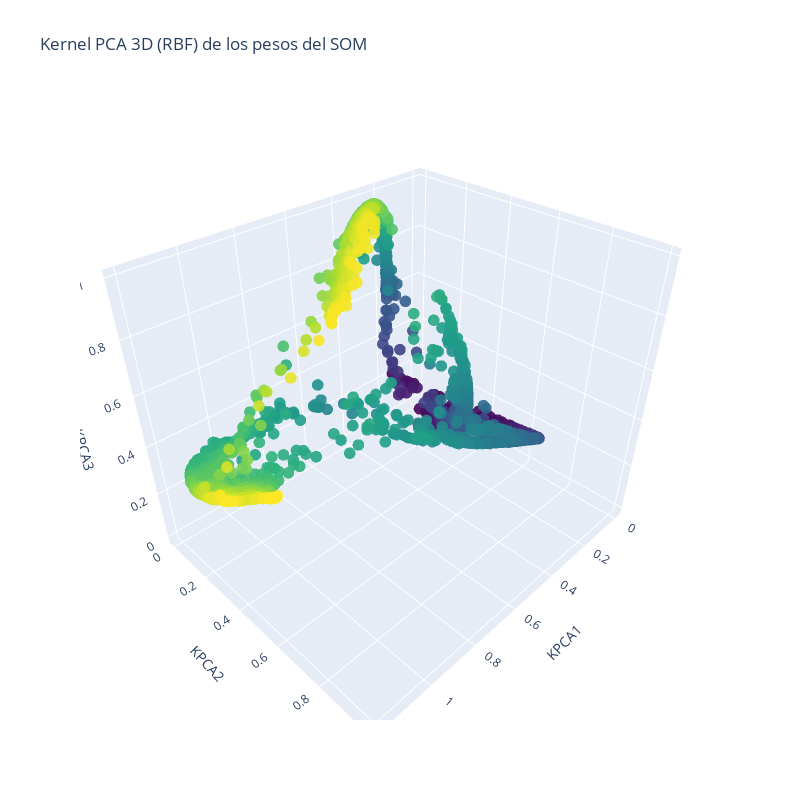

This figure's notebook cell:
### Code cell
from sklearn.decomposition import KernelPCA
import plotly.graph_objects as go

M, N = kohonen.matriz_neuronas.shape[0], kohonen.matriz_neuronas.shape[1]
D = kohonen.matriz_neuronas.shape[2]

# Aplanamos pesos
W = kohonen.matriz_neuronas.reshape(M*N, D)

# --- Kernel PCA NO LINEAL ---
kpca = KernelPCA(
    n_components=3,
    kernel='rbf',          # kernel gaussiano
    gamma=1.0 / D,         # valor típico que anda bien (puede ajustarse)
    fit_inverse_transform=False
)

W_3D = kpca.fit_transform(W)

# Shift para arrancar en 0
W_3D_shift = W_3D - W_3D.min(axis=0)

# Colores por índice
colors = np.linspace(0, 1, M*N)

fig = go.Figure()

fig.add_trace(go.Scatter3d(
    x=W_3D_shift[:,0],
    y=W_3D_shift[:,1],
    z=W_3D_shift[:,2],
    mode='markers',
    marker=dict(
        size=4,
        color=colors,
        colorscale='Viridis',
        opacity=0.9
    )
))

fig.update_layout(
    title="Kernel PCA 3D (RBF) de los pesos del SOM",
    scene=dict(
        xaxis_title='KPCA1',
        yaxis_title='KPCA2',
        zaxis_title='KPCA3'
    ),
    width=800,
    height=800
)

fig.show()

### Figure 1 — Plotly figure (JSON) as saved in the notebook; plotly's stock layout.template omitted (floating-point values rounded to 4 significant figures; data arrays with more than 128 entries replaced by an {"elided": "..."} marker saying what was removed)
{"data": [{"marker": {"color": {"elided": "1600 float values"}, "colorscale": [[0, "#440154"], [0.1111, "#482878"], [0.2222, "#3e4989"], [0.3333, "#31688e"], [0.4444, "#26828e"], [0.5556, "#1f9e89"], [0.6667, "#35b779"], [0.7778, "#6ece58"], [0.8889, "#b5de2b"], [1, "#fde725"]], "opacity": 0.9, "size": 4}, "mode": "markers", "type": "scatter3d", "x": {"elided": "1600 float values"}, "y": {"elided": "1600 float values"}, "z": {"elided": "1600 float values"}}], "layout": {"height": 800, "scene": {"xaxis": {"title": {"text": "KPCA1"}}, "yaxis": {"title": {"text": "KPCA2"}}, "zaxis": {"title": {"text": "KPCA3"}}}, "title": {"text": "Kernel PCA 3D (RBF) de los pesos del SOM"}, "width": 800}}
